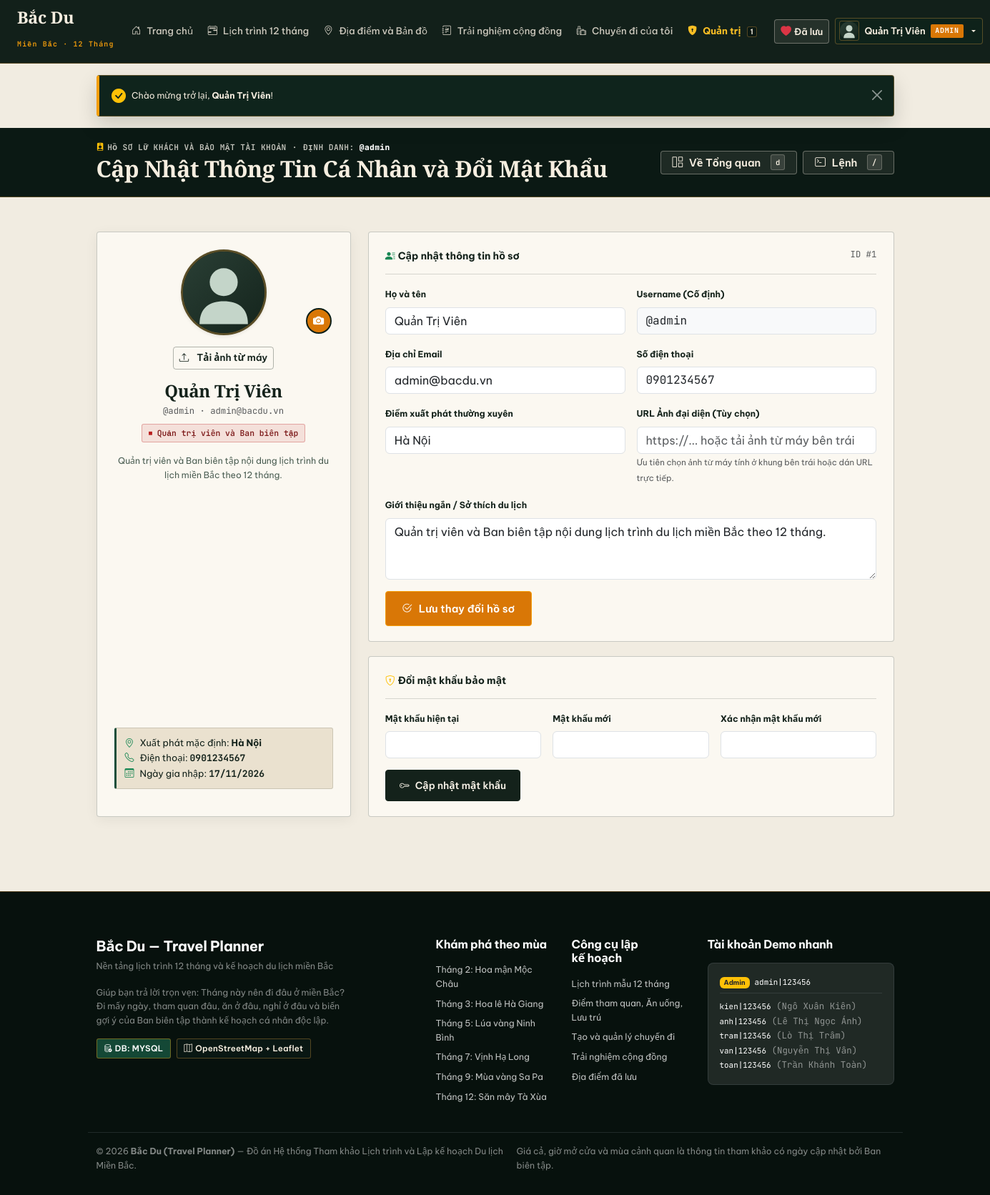
The app's page /profile.php (signed in) with its own data.
### tables this page shows
CREATE TABLE `users` (
  `id` INT AUTO_INCREMENT PRIMARY KEY,
  `full_name` VARCHAR(120) NOT NULL,
  `username` VARCHAR(60) NOT NULL UNIQUE,
  `email` VARCHAR(150) NOT NULL UNIQUE,
  `password_hash` VARCHAR(255) NOT NULL,
  `role` ENUM('user', 'admin') NOT NULL DEFAULT 'user',
  `status` ENUM('active', 'locked') NOT NULL DEFAULT 'active',
  `avatar_url` VARCHAR(500) DEFAULT NULL,
  `bio` TEXT DEFAULT NULL,
  `phone` VARCHAR(30) DEFAULT NULL,
  `hometown` VARCHAR(120) DEFAULT 'Hà Nội',
  `created_at` DATETIME NOT NULL DEFAULT CURRENT_TIMESTAMP,
  `updated_at` DATETIME NOT NULL DEFAULT CURRENT_TIMESTAMP ON UPDATE CURRENT_TIMESTAMP
);

### includes/helpers.php (called while the page is built, shortened)
<?php
function e(?string $value): string
{
    return htmlspecialchars((string)$value, ENT_QUOTES | ENT_SUBSTITUTE, 'UTF-8');
}
function get_avatar_url(?string $avatarUrl): string
{
    $trimmed = trim((string)$avatarUrl);
    return 'assets/img/default-avatar.svg';
}
function format_date_vn(?string $dateStr): string
{
    $ts = strtotime($dateStr);
    return $ts ? date('d/m/Y', $ts) : $dateStr;
}
function get_flashes(): array
{
    $flashes = $_SESSION['flashes'] ?? [];
    return $flashes;
}
function current_user(): ?array
{
    static $cachedUser = false;
    if ($cachedUser !== false) {
        return $cachedUser;
    }
    $pdo = get_db();
    $stmt = $pdo->prepare('SELECT * FROM users WHERE id = ? LIMIT 1');
    $stmt->execute([(int)$_SESSION['user_id']]);
    $user = $stmt->fetch();
    $cachedUser = $user;
    return $user;
}
function require_login(?string $redirectAfter = null): array
{
    $user = current_user();
    return $user;
}

### profile.php (the view, shortened to what this page needs)
<?php
require_once __DIR__ . '/includes/helpers.php';
$user = require_login('profile.php');
require_once __DIR__ . '/includes/header.php';
?>
<header class="app-shift-bar mb-4">
  <div class="container">
    <div class="d-flex flex-wrap justify-content-between align-items-center gap-3">
      <div>
        <div class="app-shift-eyebrow">
          <span><i class="bi bi-person-badge-fill text-warning me-1"></i>HỒ SƠ LỮ KHÁCH VÀ BẢO MẬT TÀI KHOẢN</span>
          <span>·</span>
          <span>ĐỊNH DANH: <strong class="text-white">@<?= e($user['username']) ?></strong></span>
        </div>
        <h1 class="app-shift-title">Cập Nhật Thông Tin Cá Nhân và Đổi Mật Khẩu</h1>
      </div>
      <div class="d-flex flex-wrap gap-2">
        <a href="dashboard.php" class="btn-cin-ghost py-1 px-3" data-key="d">
          <i class="bi bi-grid-1x2"></i> Về Tổng quan <span class="app-kbd-badge">d</span>
        </a>
        <button type="button" class="btn-cin-ghost py-1 px-3" onclick="window.BacDuApp && window.BacDuApp.openPalette()" data-open-palette title="Mở Bảng Lệnh Nhanh (/)">
          <i class="bi bi-terminal"></i> Lệnh <span class="app-kbd-badge">/</span>
        </button>
      </div>
    </div>
  </div>
</header>
<main id="mainContent" class="container py-4">
  <div class="row g-4">
    <div class="col-lg-4">
      <article class="field-slip h-100">
        <div class="field-slip-body text-center p-4">
          <div class="position-relative d-inline-block mb-3">
            <img id="avatarPreview"
                 src="<?= e(get_avatar_url($user['avatar_url'])) ?>"
                 alt="<?= e($user['full_name']) ?>"
                 class="rounded-circle object-fit-cover shadow-sm"
                 width="120" height="120"
                 style="border: 3px solid var(--cin-brass); background: #14241c;">
            <button type="button" class="btn-avatar-camera"
                    title="Chọn ảnh đại diện từ máy tính"
                    onclick="document.getElementById('avatarFileInput').click();">
              <i class="bi bi-camera-fill"></i>
            </button>
          </div>
          <div class="d-flex justify-content-center gap-2 mb-3">
            <button type="button" class="btn-cin-outline py-1 px-2 small"
                    onclick="document.getElementById('avatarFileInput').click();">
              <i class="bi bi-upload me-1"></i>Tải ảnh từ máy
            </button>
          </div>
          <h2 class="h4 fw-bold mb-1" style="font-family: var(--font-display);"><?= e($user['full_name']) ?></h2>
          <div class="font-monospace text-muted small mb-2">@<?= e($user['username']) ?> · <?= e($user['email']) ?></div>
          <div class="mb-3">
            <span class="status-mark <?= $user['role'] === 'admin' ? 'status-err' : 'status-done' ?>">
              <?= $user['role'] === 'admin' ? 'Quản trị viên và Ban biên tập' : 'Thành viên Bắc Du' ?>
            </span>
          </div>
          <p class="small mb-3" style="color: var(--cin-ink-muted);"><?= e($user['bio'] ?: 'Chưa có giới thiệu bản thân.') ?></p>
          <div class="field-spec-box text-start mt-auto">
            <div class="spec-line"><i class="bi bi-geo-alt me-2 text-success"></i>Xuất phát mặc định: <strong><?= e($user['hometown'] ?: 'Hà Nội') ?></strong></div>
            <div class="spec-line"><i class="bi bi-telephone me-2 text-success"></i>Điện thoại: <strong class="font-monospace"><?= e($user['phone'] ?: 'Chưa cập nhật') ?></strong></div>
            <div class="spec-line"><i class="bi bi-calendar3 me-2 text-success"></i>Ngày gia nhập: <strong class="font-monospace"><?= format_date_vn($user['created_at']) ?></strong></div>
          </div>
        </div>
      </article>
    </div>
    <div class="col-lg-8">
      <section class="cin-day-dossier">
        <div class="cin-day-header">
          <span class="fw-bold"><i class="bi bi-person-lines-fill text-success me-1"></i>Cập nhật thông tin hồ sơ</span>
          <span class="font-monospace small text-muted">ID #<?= (int)$user['id'] ?></span>
        </div>
        <div class="cin-day-body">
          <form action="profile.php" method="post" enctype="multipart/form-data" class="row g-3" id="profileForm">
            <div class="col-md-6">
              <label class="form-label small fw-bold">Họ và tên</label>
              <input type="text" name="full_name" class="form-control" value="<?= e($user['full_name']) ?>" required>
            </div>
            <div class="col-md-6">
              <label class="form-label small fw-bold">Username (Cố định)</label>
              <input type="text" class="form-control bg-light font-monospace" value="@<?= e($user['username']) ?>" disabled>
            </div>
            <div class="col-md-6">
              <label class="form-label small fw-bold">Địa chỉ Email</label>
              <input type="email" name="email" class="form-control" value="<?= e($user['email']) ?>" required>
            </div>
            <div class="col-md-6">
              <label class="form-label small fw-bold">Số điện thoại</label>
              <input type="text" name="phone" class="form-control font-monospace" value="<?= e($user['phone']) ?>" placeholder="09xxxxxxxx">
            </div>
            <div class="col-md-6">
              <label class="form-label small fw-bold">Điểm xuất phát thường xuyên</label>
              <input type="text" name="hometown" class="form-control" value="<?= e($user['hometown'] ?: 'Hà Nội') ?>">
            </div>
            <div class="col-md-6">
              <label class="form-label small fw-bold">URL Ảnh đại diện (Tùy chọn)</label>
              <input type="url" name="avatar_url" id="avatarUrlInput" class="form-control" value="<?= e($user['avatar_url']) ?>" placeholder="https://... hoặc tải ảnh từ máy bên trái">
              <small class="text-muted" style="font-size: 0.72rem;">Ưu tiên chọn ảnh từ máy tính ở khung bên trái hoặc dán URL trực tiếp.</small>
            </div>
            <div class="col-12">
              <label class="form-label small fw-bold">Giới thiệu ngắn / Sở thích du lịch</label>
              <textarea name="bio" rows="3" class="form-control"><?= e($user['bio']) ?></textarea>
            </div>
            <div class="col-12">
              <button type="submit" class="btn-cin-amber">
                <i class="bi bi-check2-circle"></i>Lưu thay đổi hồ sơ
              </button>
            </div>
          </form>
        </div>
      </section>
      <section class="cin-day-dossier mb-0">
        <div class="cin-day-header">
          <span class="fw-bold"><i class="bi bi-shield-lock text-warning me-1"></i>Đổi mật khẩu bảo mật</span>
        </div>
        <div class="cin-day-body">
          <form action="profile.php" method="post" class="row g-3">
            <div class="col-md-4">
              <label class="form-label small fw-bold">Mật khẩu hiện tại</label>
              <input type="password" name="current_password" class="form-control" required>
            </div>
            <div class="col-md-4">
              <label class="form-label small fw-bold">Mật khẩu mới</label>
              <input type="password" name="new_password" class="form-control" minlength="6" required>
            </div>
            <div class="col-md-4">
              <label class="form-label small fw-bold">Xác nhận mật khẩu mới</label>
              <input type="password" name="confirm_password" class="form-control" minlength="6" required>
            </div>
            <div class="col-12">
              <button type="submit" class="btn-cin-ink">
                <i class="bi bi-key"></i>Cập nhật mật khẩu
              </button>
            </div>
          </form>
        </div>
      </section>
    </div>
  </div>
</main>
<?php require_once __DIR__ . '/includes/footer.php'; ?>

### includes/header.php (shortened to what this page needs)
<?php
require_once __DIR__ . '/helpers.php';
$currentUser = current_user();
$currentPage = basename($_SERVER['PHP_SELF'] ?? 'index.php');
$flashes = get_flashes();
$pdo = get_db();
$pendingPostsCount = 0;
if ($currentUser) {
    if ($currentUser['role'] === 'admin') {
        $pendingPostsCount = (int)$pdo->query("SELECT COUNT(*) FROM experience_posts WHERE status = 'pending'")->fetchColumn();
    }
}
?>
<!DOCTYPE html>
<html lang="vi">
<head>
  <link href="https://cdn.jsdelivr.net/npm/bootstrap@5.3.3/dist/css/bootstrap.min.css" rel="stylesheet">
  <link href="https://cdn.jsdelivr.net/npm/bootstrap-icons@1.11.3/font/bootstrap-icons.min.css" rel="stylesheet">
  <link rel="stylesheet" href="https://unpkg.com/leaflet@1.9.4/dist/leaflet.css" />
  <link rel="stylesheet" href="assets/css/style.css?v=11">
  <link rel="stylesheet" href="assets/css/cinematic-landing.css?v=11">
  <link rel="stylesheet" href="assets/css/cinematic-subpages.css?v=11">
</head>
<?php
  $appModePages = ['trips.php', 'trip_detail.php', 'admin.php', 'dashboard.php', 'profile.php', 'experience_form.php'];
  $bodyModeClass = $currentPage === 'index.php'
      ? 'cinematic-home'
      : (in_array($currentPage, $appModePages, true) ? 'cinematic-app' : 'cinematic-subpage');
?>
<body class="<?= $bodyModeClass ?>">
<nav class="navbar navbar-expand-lg navbar-bacdu sticky-top">
  <div class="container-fluid px-3 px-xl-4">
    <a class="navbar-brand brand-logo text-nowrap" href="index.php">
      <div>
        <span class="d-block lh-1" style="font-family: var(--font-display, 'Playfair Display', serif); font-size: 1.45rem; font-weight: 700; letter-spacing: -0.01em;"><?= e(APP_NAME) ?></span>
        <small class="fw-semibold" style="font-family: var(--font-mono, monospace); font-size: 0.65rem; letter-spacing: 0.08em; color: #f59e0b;">Miền Bắc · 12 Tháng</small>
      </div>
    </a>
    <div class="collapse navbar-collapse" id="mainNavbar">
      <ul class="navbar-nav ms-auto mb-2 mb-lg-0 gap-1 flex-nowrap align-items-center me-lg-2 me-xl-3">
        <li class="nav-item">
          <a class="nav-link text-nowrap <?= $currentPage === 'index.php' ? 'active' : '' ?>" href="index.php">
            <i class="bi bi-house-door me-1"></i>Trang chủ
          </a>
        </li>
        <li class="nav-item">
          <a class="nav-link text-nowrap <?= in_array($currentPage, ['templates.php', 'template_detail.php'], true) ? 'active' : '' ?>" href="templates.php">
            <i class="bi bi-calendar2-range me-1"></i>Lịch trình 12 tháng
          </a>
        </li>
        <li class="nav-item">
          <a class="nav-link text-nowrap <?= in_array($currentPage, ['locations.php', 'location_detail.php'], true) ? 'active' : '' ?>" href="locations.php">
            <i class="bi bi-geo-alt me-1"></i>Địa điểm và Bản đồ
          </a>
        </li>
        <li class="nav-item">
          <a class="nav-link text-nowrap <?= in_array($currentPage, ['experiences.php', 'experience_form.php'], true) ? 'active' : '' ?>" href="experiences.php">
            <i class="bi bi-journal-richtext me-1"></i>Trải nghiệm cộng đồng
          </a>
        </li>
        <li class="nav-item">
          <a class="nav-link text-nowrap <?= in_array($currentPage, ['trips.php', 'trip_detail.php'], true) ? 'active' : '' ?>" href="trips.php">
            <i class="bi bi-luggage me-1"></i>Chuyến đi của tôi
          </a>
        </li>
        <?php if ($currentUser && $currentUser['role'] === 'admin'): ?>
        <li class="nav-item">
          <a class="nav-link text-nowrap <?= $currentPage === 'admin.php' ? 'active' : '' ?> fw-bold d-inline-flex align-items-center" style="color: #fbbf24;" href="admin.php">
            <i class="bi bi-shield-lock-fill me-1"></i><span>Quản trị</span>
            <?php if ($pendingPostsCount > 0): ?>
              <span class="slip-tag slip-tag-amber py-0 px-1 ms-1" style="font-size: 0.65rem;"><?= $pendingPostsCount ?></span>
            <?php endif; ?>
          </a>
        </li>
        <?php endif; ?>
      </ul>
      <div class="d-flex align-items-center gap-2 flex-nowrap">
        <?php if ($currentUser): ?>
          <a href="favorites.php" class="btn-cin-ghost py-1 px-2 position-relative text-nowrap d-inline-flex align-items-center gap-1" title="Sổ tay tọa độ yêu thích">
            <i class="bi bi-heart-fill text-danger"></i>
            <span class="d-none d-xl-inline small">Đã lưu</span>
          </a>
          <div class="dropdown">
            <button class="cin-account-chip dropdown-toggle text-nowrap" type="button" data-bs-toggle="dropdown" aria-expanded="false">
              <img src="<?= e(get_avatar_url($currentUser['avatar_url'])) ?>"
                   alt="Avatar" class="cin-account-avatar" width="28" height="28">
              <span class="cin-account-name text-truncate"><?= e($currentUser['full_name']) ?></span>
              <?php if ($currentUser['role'] === 'admin'): ?>
                <span class="cin-account-role">ADMIN</span>
              <?php endif; ?>
            </button>
          </div>
        <?php else: ?>
          <a href="auth.php?tab=login" class="btn-cin-ghost py-1 px-3">Đăng nhập</a>
          <a href="auth.php?tab=register" class="btn-cin-amber py-1 px-3">Đăng ký</a>
        <?php endif; ?>
      </div>
    </div>
  </div>
</nav>
<?php if (!empty($flashes)): ?>
<div class="container mt-3">
  <?php foreach ($flashes as $fl): ?>
    <div class="alert alert-dismissible fade show cin-flash-banner cin-flash-<?= e($fl['type']) ?> d-flex align-items-center gap-2" role="alert">
      <i class="bi <?= $fl['type'] === 'success' ? 'bi-check-circle-fill text-warning' : ($fl['type'] === 'danger' ? 'bi-exclamation-octagon-fill text-danger' : 'bi-info-circle-fill text-info') ?> fs-5"></i>
      <div class="small"><?= $fl['message'] ?></div>
      <button type="button" class="btn-close btn-close-white" data-bs-dismiss="alert" aria-label="Close"></button>
    </div>
  <?php endforeach; ?>
</div>
<?php endif; ?>

### records on screen
users: full_name "Quản Trị Viên", username "admin", email "admin@bacdu.vn", bio "Quản trị viên và Ban biên tập nội dung lịch trình du lịch miền Bắc theo 12 tháng.", hometown "Hà Nội", phone "0901234567", created_at "17/11/2026", id "1", username "@admin"

### other values on screen
APP_NAME "Bắc Du"
$pendingPostsCount "1"
$fl['message'] "Chào mừng trở lại, Quản Trị Viên !"
defined('ACTIVE_DB_DRIVER') ? ACTIVE_DB_DRIVER : 'MYSQL' "MYSQL"
